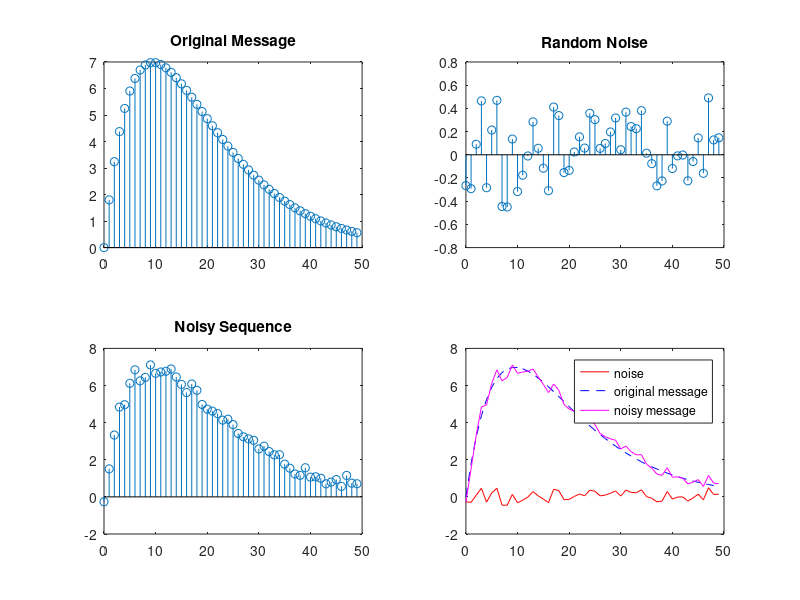
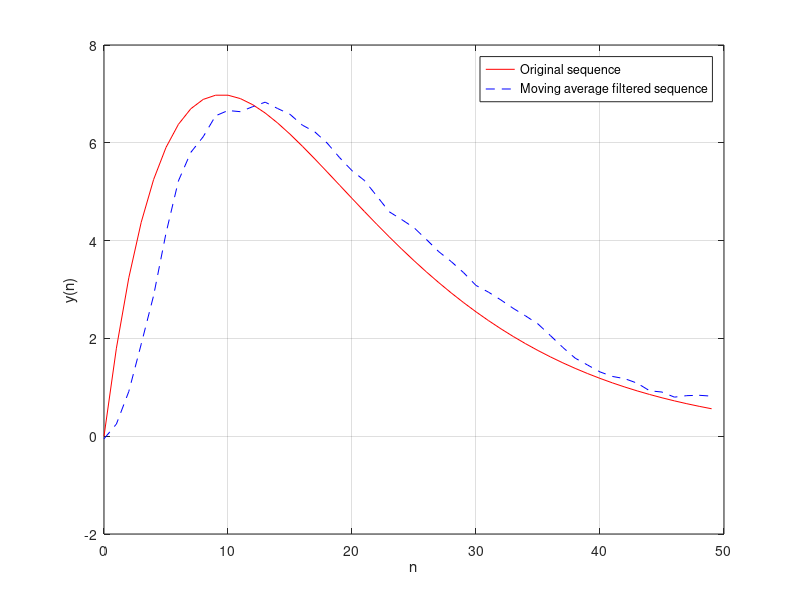

MATLAB code to generate these figures, in order:
N=50; %number of samples
d = rand(N,1)-0.5; %noise with mean 0 and lies between -0.5 to 0.5
m = 0:1:N-1;
s= 2*m.*(0.9.^m); %original sequence
x=s+d' ;%noisy sequence
subplot(2,2,1)
stem(m,s)
title("Original Message")
subplot(2,2,2)
stem(m,d)
title('Random Noise')
subplot(2,2,3)
stem(m,x)
title("Noisy Sequence")
subplot(2,2,4)
plot(m,d,'r',m,s,'b--',m,x,'m-')
legend('noise','original message','noisy message')
figure
M= input('Value of M ='); %Value of M from key board
b = ones(M,1)/M;
y = filter(b,1,x);
plot(m,s,'r-',m,y,'b--')
legend('Original sequence','Moving average filtered sequence')
grid on 
xlabel('n')
ylabel('y(n)')


